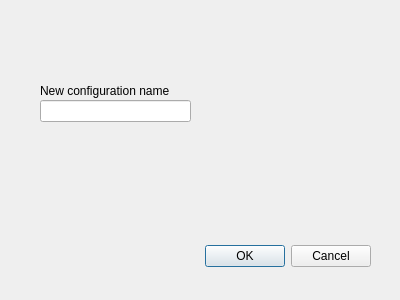
<?xml version="1.0" encoding="UTF-8"?>
<ui version="4.0">
 <class>new_configuration</class>
 <widget class="QDialog" name="new_configuration">
  <property name="geometry">
   <rect>
    <x>0</x>
    <y>0</y>
    <width>400</width>
    <height>300</height>
   </rect>
  </property>
  <property name="windowTitle">
   <string>Name new configuration</string>
  </property>
  <widget class="QDialogButtonBox" name="buttonBox">
   <property name="geometry">
    <rect>
     <x>30</x>
     <y>240</y>
     <width>341</width>
     <height>32</height>
    </rect>
   </property>
   <property name="orientation">
    <enum>Qt::Horizontal</enum>
   </property>
   <property name="standardButtons">
    <set>QDialogButtonBox::Cancel|QDialogButtonBox::Ok</set>
   </property>
  </widget>
  <widget class="QLineEdit" name="lineEdit">
   <property name="geometry">
    <rect>
     <x>40</x>
     <y>100</y>
     <width>151</width>
     <height>22</height>
    </rect>
   </property>
  </widget>
  <widget class="QLabel" name="label">
   <property name="geometry">
    <rect>
     <x>40</x>
     <y>80</y>
     <width>151</width>
     <height>21</height>
    </rect>
   </property>
   <property name="text">
    <string>New configuration name</string>
   </property>
  </widget>
 </widget>
 <resources/>
 <connections>
  <connection>
   <sender>buttonBox</sender>
   <signal>accepted()</signal>
   <receiver>new_configuration</receiver>
   <slot>accept()</slot>
   <hints>
    <hint type="sourcelabel">
     <x>248</x>
     <y>254</y>
    </hint>
    <hint type="destinationlabel">
     <x>157</x>
     <y>274</y>
    </hint>
   </hints>
  </connection>
  <connection>
   <sender>buttonBox</sender>
   <signal>rejected()</signal>
   <receiver>new_configuration</receiver>
   <slot>reject()</slot>
   <hints>
    <hint type="sourcelabel">
     <x>316</x>
     <y>260</y>
    </hint>
    <hint type="destinationlabel">
     <x>286</x>
     <y>274</y>
    </hint>
   </hints>
  </connection>
 </connections>
</ui>
